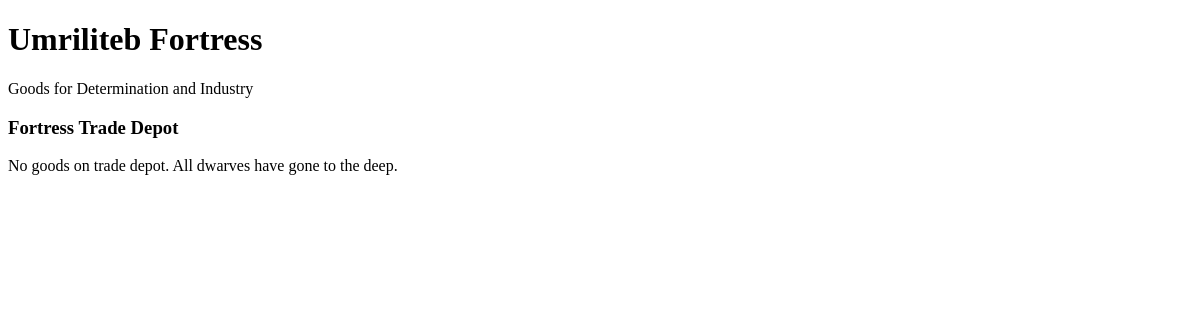
Page /dfshop/goods/ on the earlier database version.
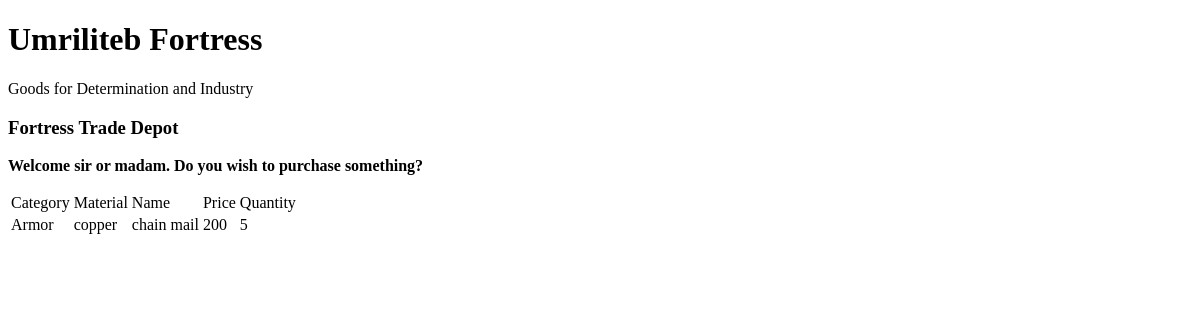
Same page on the later database version.
### dfshop/models.py (models this page shows, shortened)
class Good(models.Model):
    category = models.CharField(max_length=20)
    name = models.CharField(max_length=20)
    material = models.CharField(max_length=20)
    imagelink = models.ImageField(upload_to='uploads/', default='', blank=True, null=True)
    price = models.IntegerField(default=0)

class Stock(models.Model):
    good = models.ForeignKey(Good, on_delete=models.CASCADE)
    quantityInStock = models.IntegerField(default=0)
    container = models.CharField(max_length=20, default='box')

### dfshop/views.py (the view)
# urls.py: path('goods/', views.goods, name='goods'),
def goods(request):
    goods_list = Good.objects.all() #QuerySet
    stock = Stock.objects.all()
    context = {'goods_list': goods_list,
               'stock': stock}
    return render(request, 'dfshop/goods.html', context)

### dfshop/templates/dfshop/goods.html (shortened to what this page needs)
<!DOCTYPE html>
<html lang="en">
<head>
</head>
<body>
    <header>
        <h1>Umriliteb Fortress</h1>
        <p>Goods for Determination and Industry</p>
    </header>
    <h3>Fortress Trade Depot</h3>
    {% if goods_list %}
    <p><b>Welcome sir or madam. Do you wish to purchase something?</b></p>
    <table>
        <thead>
            <tr>
                <td>Category</td>
                <td>Material</td>
                <td>Name</td>
                <td>Price</td>
                <td>Quantity</td>
            </tr>
            {% for good in goods_list %}
            <tr>
                <td>{{ good.category }}</td>
                <td>{{ good.material }}</td>
                <td>{{ good.name }}</td>
                <td>{{ good.price }}</td>
                {% for st in stock %}
                    {% if st.id == good.id %}
                    <td>{{ st.quantityInStock }}</td>
                    {% endif %}
                {% endfor %}
            </tr>
            {% endfor %}
        </thead>
        {% else %}
        <p>No goods on trade depot. All dwarves have gone to the deep.</p>
        {% endif %}
    </table>
</body>
</html>

Differences in the rows shown:
added Good: category "Armor", material "copper", name "chain mail", price "200"
added Stock: quantityInStock "5"
Other differences:
text no longer shown: "No goods on trade depot. All dwarves have gone to the deep."
text now shown: "Welcome sir or madam. Do you wish to purchase something? Category Material Name Price Quantity"
